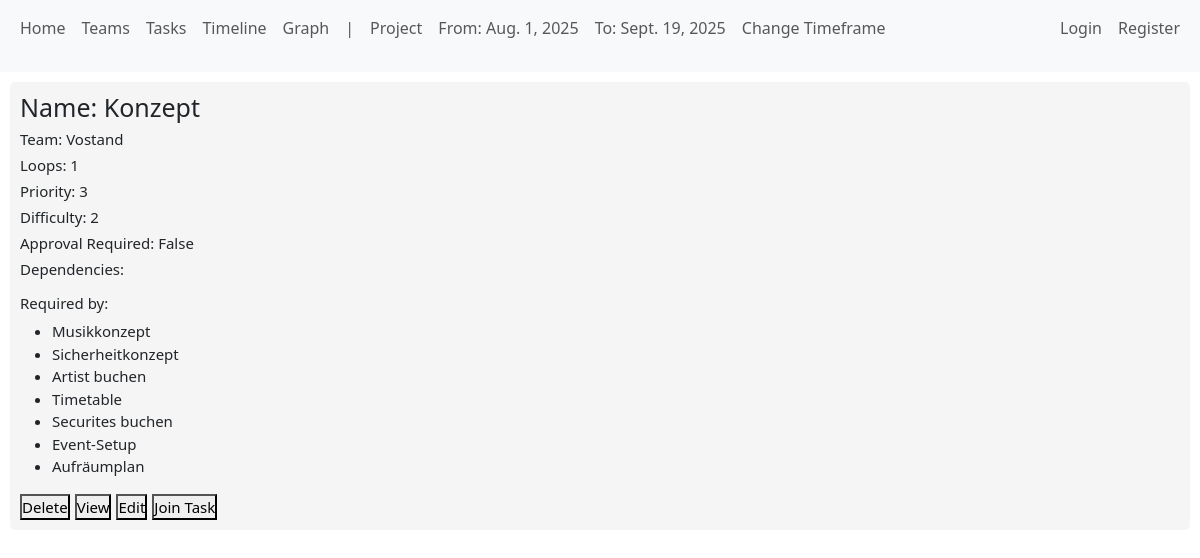
Before: /distributor/display_task/57/ with the older database file.
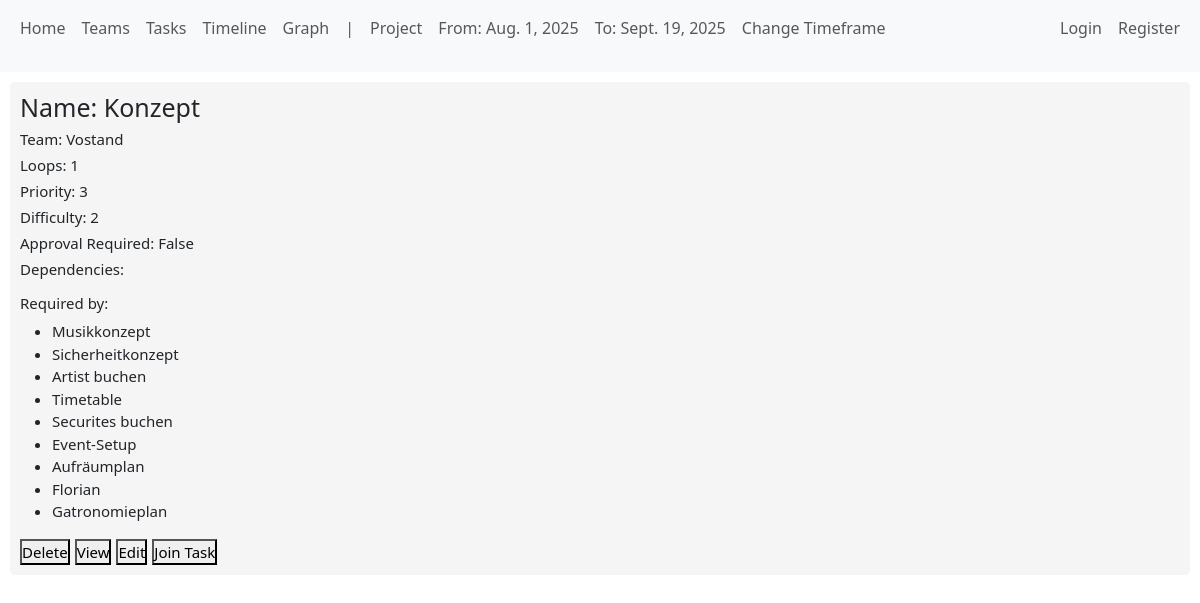
After: the same page with the newer database file.
### distributor/models.py (models this page shows, shortened)
class Task(models.Model):
    name = models.CharField(max_length=100)
    team = models.ForeignKey(Team, on_delete=models.SET_NULL, null=True, blank=True)
    loops = models.IntegerField(default=0)
    priority = models.IntegerField(default=0)
    difficulty = models.IntegerField(default=0)
    approval_required = models.BooleanField(default=False)
    initial_dependencies = models.ManyToManyField("self",
                                                  symmetrical=False,
                                                  blank=True,
                                                  related_name="required_by")

### distributor/views.py (the view)
# urls.py: path('display_task/<int:id>/', views.display_task, name='display_task'),
def display_task(request, id):
    task = Task.objects.get(pk=id)
    return render(request, 'distributor/display_task.html', {'task': task})

### distributor/context_processors.py (called while the page is built)
def global_project_timeframe_form(request):
    return {
        "global_project_timeframe_form": ProjectTimeframeForm(),
    }

def global_project_timeframe(request):
    project_time_frame = Project.objects.first()
    if project_time_frame:
        return {
            "global_project_timeframe": project_time_frame,
        }
    else:
        return {
            "global_project_timeframe": 'No values picked yet',
        }

### distributor/templatetags/custom_tags.py (called while the page is built)
@register.inclusion_tag('components/view_task.html', takes_context=True)
def view_task(context, task_id):
    user = context['user']
    task = Task.objects.get(pk=task_id)
    assign_user_to_task_form = AssignUserToTaskForm(user=user, task=task)
    return {'task': task, 'user': user, "assign_user_to_task_form": assign_user_to_task_form}

### users/models.py (called while the page is built)
    def __str__(self):
        return self.name

### distributor/templates/distributor/display_task.html (shortened to what this page needs)
{% extends "distributor/base.html" %}
{% load custom_tags %}
{% block content %}
    {% view_task task.id %}
{% endblock %}

### distributor/templates/components/view_task.html (shortened to what this page needs)
<div style="background-color: {{ task.team.color }}" class="view_task_container">
    <h1>Name: {{ task.name }}</h1>
    <h2>Team: {{ task.team }}</h2>
    <h2>Loops: {{ task.loops }}</h2>
    <h2>Priority: {{ task.priority }}</h2>
    <h2>Difficulty: {{ task.difficulty }}</h2>
    <h2>Approval Required: {{ task.approval_required }}</h2>
    <h3>Dependencies: </h3>
    <h3>Required by: </h3>
    <ul>
        {% for dep in task.required_by.all %}
            <li>{{ dep.name }}</li>
        {% endfor %}
    </ul>
    <div class="task_essential_buttons_container">
        <form method="POST" action="{% url 'delete_task' task.id %}">
            <button class="task_essential_button" type="submit">Delete</button>
        </form>
        <form method="GET" action="{% url 'display_task' task.id %}">
            <button class="task_essential_button" type="submit">View</button>
        </form>
        <form method="POST" action="{% url 'edit_task_page' task.id %}">
            <button class="task_essential_button" type="submit">Edit</button>
        </form>
        <form method="POST" action="{% url 'assign_user_to_task' task.id %}">
            <button type="submit">Join Task</button>
        </form>
    </div>
</div>

Changed rows visible on the page:
added Task: name "Florian"
added Task: name "Gatronomieplan"
